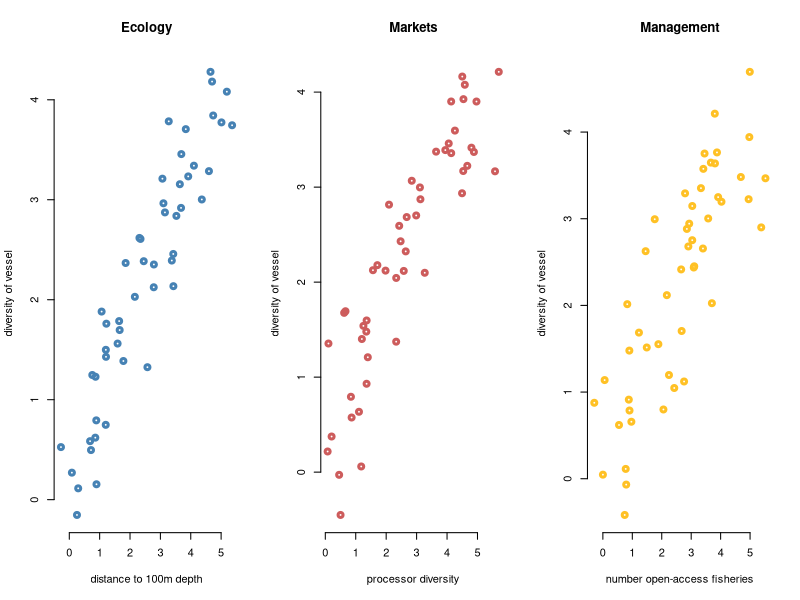

Write R code to recreate this figure.
## ---- chunk 1
dist_depth = seq(.1,5, by = .1)
diversity = seq(0,4,by=.1)
diversity = sample(diversity, size=length(dist_depth),replace=TRUE)
diversity <- sort(diversity, decreasing=F)

par(mfrow=c(1,3))
ecology_df <- data.frame(dist_depth = dist_depth, diversity = diversity)
plot(jitter(ecology_df$dist_depth, factor=40), jitter(ecology_df$diversity,factor=20),xlab="distance to 100m depth",ylab="diversity of vessel",bty="n",lwd=3,col="steelblue", main = "Ecology")

plot(jitter(ecology_df$dist_depth, factor=40), jitter(ecology_df$diversity,factor=40),xlab="processor diversity",ylab="diversity of vessel",bty="n",lwd=3,col="indianred", main = "Markets")


plot(jitter(ecology_df$dist_depth, factor=40), jitter(ecology_df$diversity,factor=40),xlab="number open-access fisheries",ylab="diversity of vessel",bty="n",lwd=3,col="goldenrod1", main = "Management")

